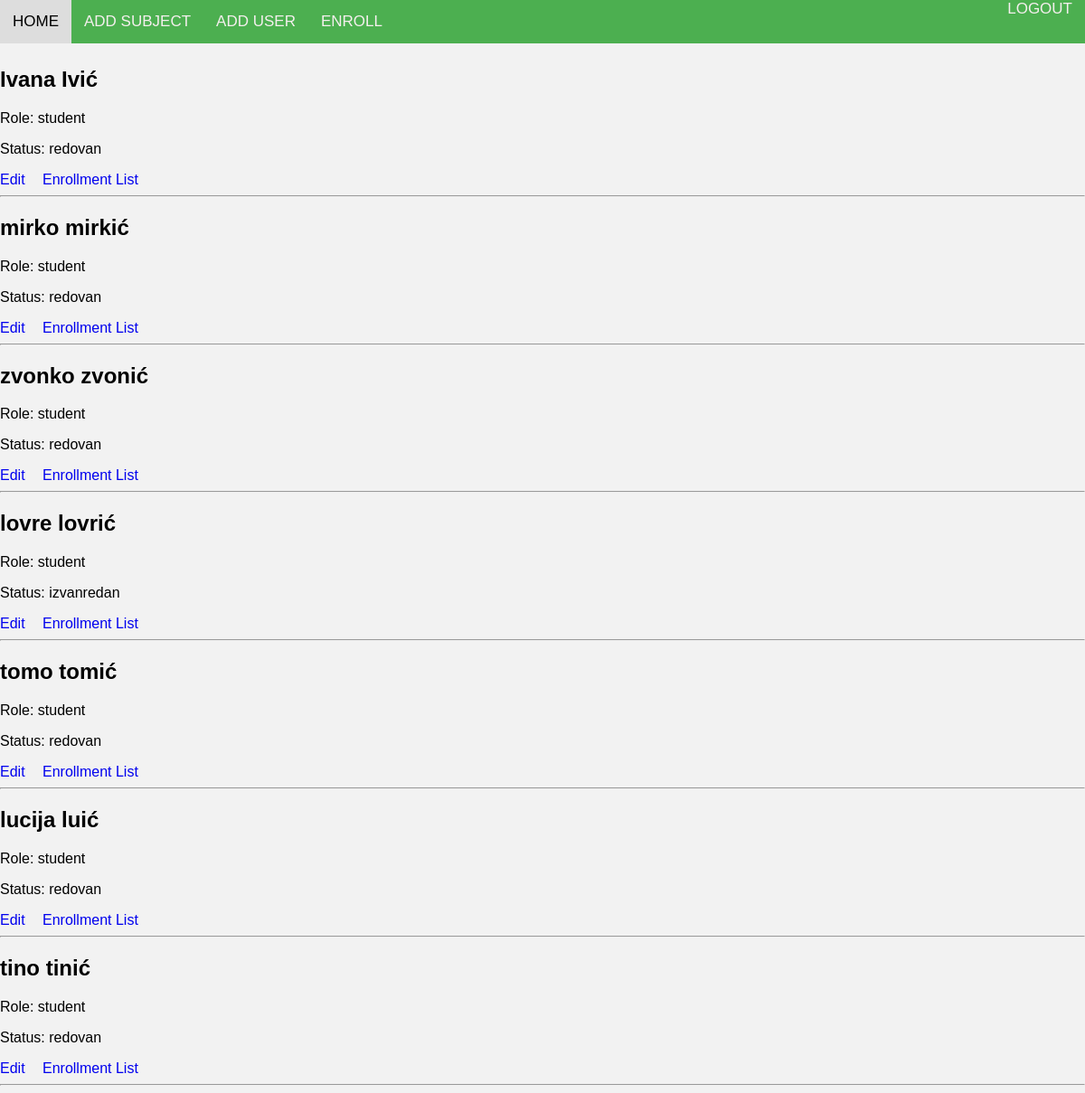
The app's page /students/ (signed in) with its own data.
### EnrollmentApp/models.py (models this page shows, shortened)
class Korisnici(AbstractUser):
    class RoleChoices(Enum):
        ADMINISTRATOR = 'administrator'
        PROFESOR = 'profesor'
        STUDENT = 'student'
    class StatusChoices(Enum):
        NONE = 'none'
        REDOVAN = 'redovan'
        IZVANREDAN = 'izvanredan'
    role = models.CharField(max_length=20, choices=[(role.value, role.name) for role in RoleChoices])
    status = models.CharField(max_length=20, choices=[(status.value, status.name) for status in StatusChoices])
    user_permissions = models.ManyToManyField(
        Permission,
        verbose_name='user permissions',
        blank=True,
        related_name='korisnici_set'
    )
    groups = models.ManyToManyField(
        'auth.Group',
        verbose_name='groups',
        blank=True,
        related_name='korisnici_set'
    )
    @classmethod
    def get_students(cls):
        return cls.objects.filter(role=cls.RoleChoices.STUDENT.value)

### EnrollmentApp/views.py (the view)
# urls.py: path('students/', student_list, name='student_list'),
@login_required
@user_passes_test(check_admin)
def student_list(request):
    students = Korisnici.get_students()
    return render(request, 'student_list.html', {'students': students})

### EnrollmentApp/views.py (called while the page is built)
def check_admin(user):
    return user.role == 'administrator'

### EnrollmentApp/templates/student_list.html (shortened to what this page needs)
{% load static %}
<!DOCTYPE html>
<html>
<head>
    <link rel="stylesheet" type="text/css" href="{% static 'css/style.css' %}">
</head>
<body>
    <nav>
        <div class="nav-left">
            <a href="{% url 'success' %}">HOME</a>
            <a href="{% url 'add_subject' %}">ADD SUBJECT</a>
            <a href="{% url 'add_user' %}">ADD USER</a>
            <a href="{% url 'create_enrollment' %}"> ENROLL</a>
        </div>
        <div class="nav-right">
            <a href="{% url 'logout' %}" class="logout">LOGOUT</a>
        </div>
    </nav>
    <br>
    <br>
    <br>
    {% for student in students %}
    <div class="student-info">
        <h2>{{ student.first_name }} {{ student.last_name }}</h2>
        <p>Role: {{ student.role }}</p>
        <p>Status: {{ student.status }}</p>
        <a href="{% url 'edit_student' student.id %}" class="list" >Edit  </a>
        <a href="{% url 'enrollment_list' student.id %}" class="list">Enrollment List</a>
    </div>
    <hr>
    {% endfor %}
</body>
</html>

### static/css/style.css (style rules this page uses)
body { font-family: Arial, sans-serif; background-color: #f2f2f2; margin: 0px; padding: 0px; }
nav { position: fixed; overflow: hidden; top: 0; width: 100%; display: flex; flex-wrap: wrap; background-color: #4caf50; color: rgb(245, 239, 238); z-index: 100; }
.nav-left { display: flex; }
.nav-right { margin-left: auto; }
nav a { text-align: center; padding: 14px; text-decoration: none; font-size: 17px; overflow: hidden; color: rgb(245, 239, 238); }
.list { text-decoration: none; }

### records on screen
Korisnici: first_name "Ivana", last_name "Ivić", role "student", status "redovan"
Korisnici: first_name "mirko", last_name "mirkić", role "student", status "redovan"
Korisnici: first_name "zvonko", last_name "zvonić", role "student", status "redovan"
Korisnici: first_name "lovre", last_name "lovrić", role "student", status "izvanredan"
Korisnici: first_name "tomo", last_name "tomić", role "student", status "redovan"
Korisnici: first_name "lucija", last_name "luić", role "student", status "redovan"
Korisnici: first_name "tino", last_name "tinić", role "student", status "redovan"
